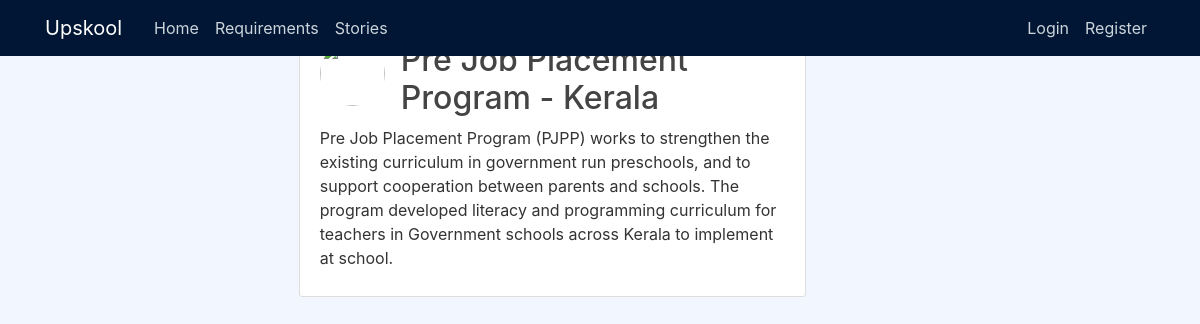
/stories/stories/6/, run on the app's committed database.
### stories/models.py (models this page shows, shortened)
class Stories(models.Model):
    story_title = models.CharField(max_length=100)
    story_content = models.TextField()
    story_date_posted = models.DateTimeField(default=timezone.now)
    story_author = models.ForeignKey(User, on_delete=models.CASCADE)
    story_image = models.ImageField(default='default1.jpg', upload_to='success_stories')

### stories/views.py (the view)
# urls.py: path('stories/<int:pk>/',StoryDetailView.as_view() , name='story-detail'),
class StoryDetailView(DetailView):
    model = Stories

### stories/templates/stories/stories_detail.html (shortened to what this page needs)
{% extends "users/base.html" %}
{% block content %}
    <article class="media content-section">
    <div class="media-body">
        <div class="article-metadata">
        <a class="mr-2" href="{% url 'user_story' object.story_author.username %}">{{ object.story_author }}</a>
        <small class="text-muted">{{ object.story_date_posted|date:"F d, Y" }}</small>
        </div>
        <div>
            <img class="rounded-circle article-img" src="{{ story.story_image.url }}">
        </div>
        <h2 class="article-title" >{{ object.story_title }}</h2>
        <p class="article-content">{{ object.story_content }}</p>
    </div>
    </article>
{% endblock content %}

### users/static/users/main.css (style rules this page uses)
body { background: #f2f7ff; color: #333333; margin-top: 5rem; }
h1, h2, h3, h4, h5, h6 { color: #444444; }
.content-section { margin: auto; width: 50%; background: #ffffff; padding: 10px 20px; border: 1px solid #dddddd; border-radius: 3px; }
.article-title { color: #444444; }
.article-content { white-space: pre-line; }
.article-img { height: 65px; width: 65px; margin-right: 16px; float: left; }
.article-metadata { padding-bottom: 1px; margin-bottom: 4px; border-bottom: 1px solid #e3e3e3 }

### users/static/users/style.css (style rules this page uses)
body { margin: 0; }

### data on the page
Stories: story_title "Pre Job Placement Program - Kerala", story_content "Pre Job Placement Program (PJPP) works to strengthen the existing curriculum in government run preschools, and to support cooperation between parents and schools. The program developed literacy and programming curriculum for teachers in Government schools across Kerala to implement at school."
